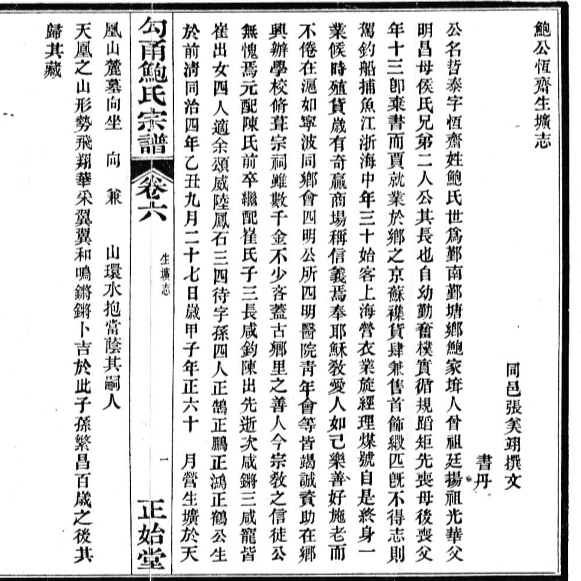
#> input picture original.png, 581 x 581 px; its folder holds only this picture in this run
$ python -i align_pages.py   (imports and definitions only)
#> lines starting #> are read from the running program, lines starting #| are printed output that depends on the picture; after the words box and inside, x2 and y2 are one past the last pixel; in counts of white or black regions, pixels touching at a corner belong together
#> further down, picture is the input picture: shape (581, 581, 3); min 0, max 255, mean 216.8
#!/usr/bin/env python3
"""
Phase 1: Deskew pages based on black border detection.
Saves deskewed pages for later spine consensus and stitching.
"""

import cv2
import numpy as np
from pathlib import Path
from tqdm import tqdm

# [55 lines left out: functions detect_border_angle, deskew_image, not called in this run]

def find_content_bounds(img):
    """
    Find the bounding box of actual content (inside white margins).
    Returns (x, y, w, h) or None.
    """
    gray = cv2.cvtColor(img, cv2.COLOR_BGR2GRAY)

    # Threshold to find non-white pixels
    _, thresh = cv2.threshold(gray, 250, 255, cv2.THRESH_BINARY_INV)
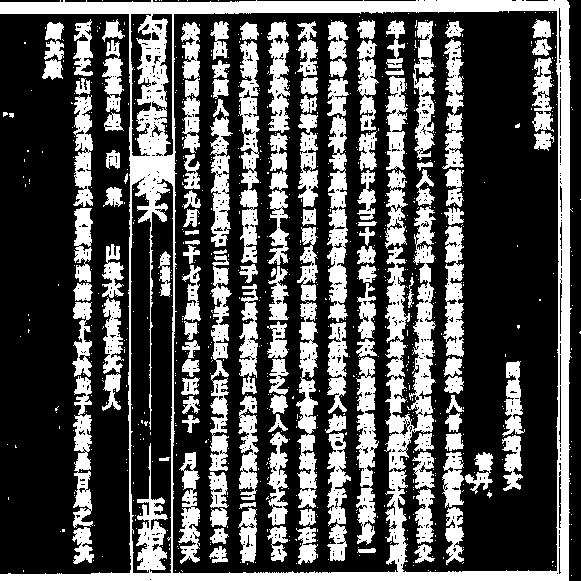
#> thresh: shape (581, 581); 32.5% white; 852 white regions (727 under 20 px)

    # Find contours
    contours, _ = cv2.findContours(thresh, cv2.RETR_EXTERNAL, cv2.CHAIN_APPROX_SIMPLE)
#> contours = 138 contours, 119 with area under 20; largest, box (x1, y1, x2, y2) and area: (0, 0, 573, 581) 256622, (73, 376, 93, 528) 1582, (73, 95, 93, 207) 1360, (74, 208, 93, 282) 876, (103, 297, 124, 374) 847

    if not contours:
        return None

    # Get bounding box of all content
    all_points = np.vstack(contours)
#> all_points = contour of 2611 points, box (x1, y1, x2, y2) (0, 0, 581, 581), area 192958
    x, y, w, h = cv2.boundingRect(all_points)
#> x = 0; y = 0; w = 581; h = 581

    return (x, y, w, h)

# [57 lines left out: functions process_page, main, not called in this run]

# [2 lines not run here, left out]

>>> import cv2
>>> picture = cv2.imread('../original.png')
>>> result = find_content_bounds(picture)
#> result = (0, 0, 581, 581)
